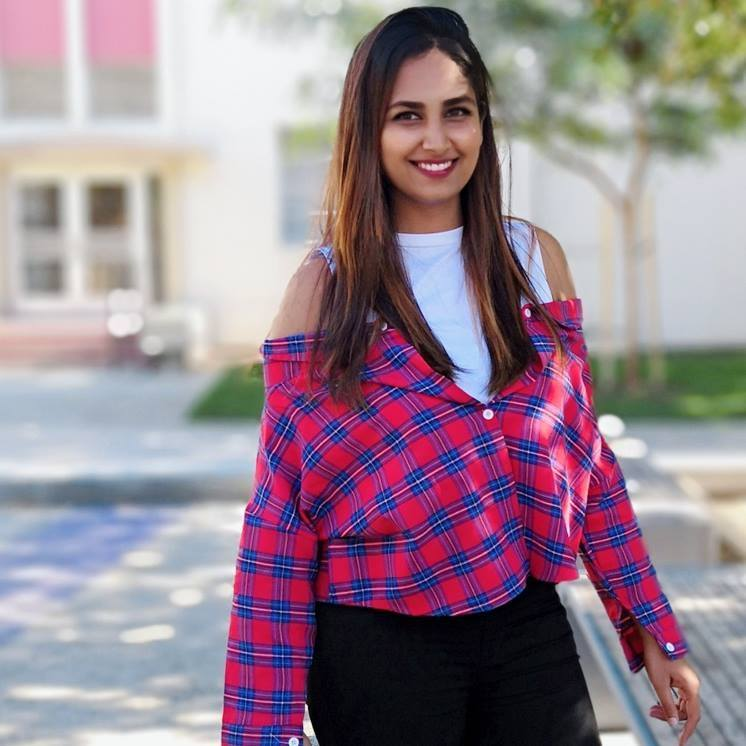
#> input picture Python Image and Video Processing - OpenCV/InputFiles/Face.jpg, 746 x 746 px
$ python FaceDetection.py
#> lines starting #> are read from the running program, lines starting #| are printed output that depends on the picture; after the words box and inside, x2 and y2 are one past the last pixel; in counts of white or black regions, pixels touching at a corner belong together
import cv2

#use the haarcascade file to detect face
face_cascade = cv2.CascadeClassifier("data/haarcascades/haarcascade_frontalface_default.xml")

#read the file
img = cv2.imread("InputFiles/Face.jpg")
#> img is the input picture: shape (746, 746, 3); mean B, G, R 144.4, 132.4, 151.9

#convert it to greyscale as that increases accuracy
gray_img = cv2.cvtColor(img,cv2.COLOR_BGR2GRAY)
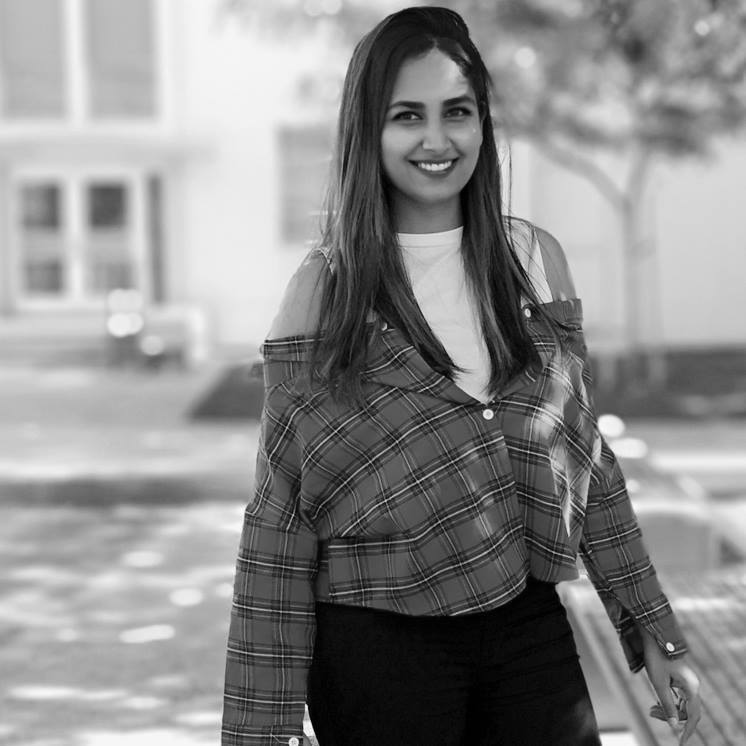
#> gray_img: shape (746, 746); min 0, max 254, mean 139.6

#scale factor of 1.05 tells python to downscale the image by 5% of the original size (in a loop) and look for bigger faces in
#the image
face = face_cascade.detectMultiScale(gray_img,scaleFactor=1.05,minNeighbors=5)
#> face = [[363, 62, 137, 137]]

for x,y,w,h in face:
    img = cv2.rectangle(img,(x,y),(x+w,y+h),(0,255,0),3)
#> this loop made 1 pass
#> pass 1, `img = cv2.rectangle(img,(x,y),(x+w,y+h),(0,255,0),3)`:
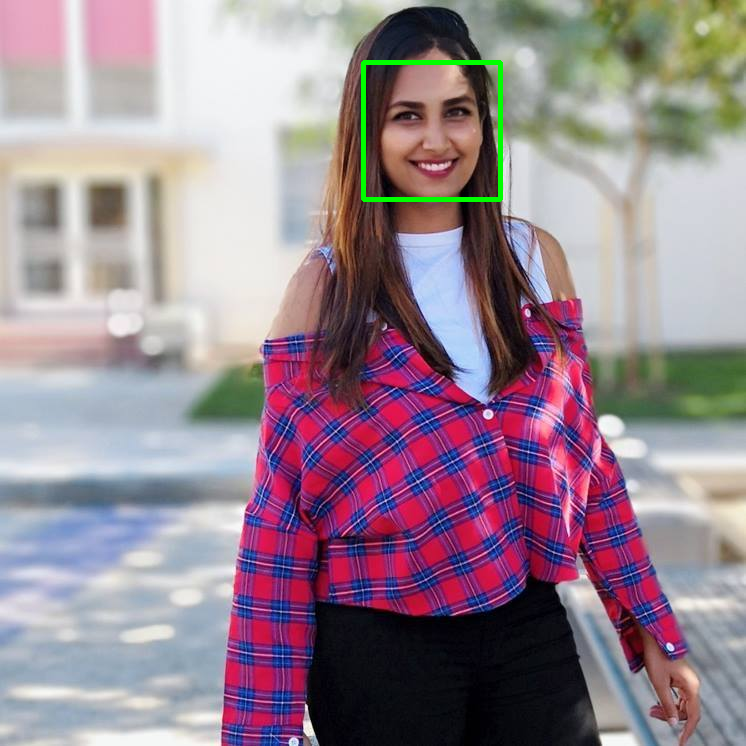
#> img: shape (746, 746, 3); 0.49% of pixels changed, all inside (x1, y1, x2, y2) = (361, 60, 503, 202)

resized_img = cv2.resize(img,(int(img.shape[1]/2),int(img.shape[0]/2)))

cv2.imshow("detected",resized_img)
cv2.waitKey(10000)
cv2.destroyAllWindows()

$ run again, with Python Image and Video Processing - OpenCV/InputFiles/Lighthouse.jpg copied over Python Image and Video Processing - OpenCV/InputFiles/Face.jpg
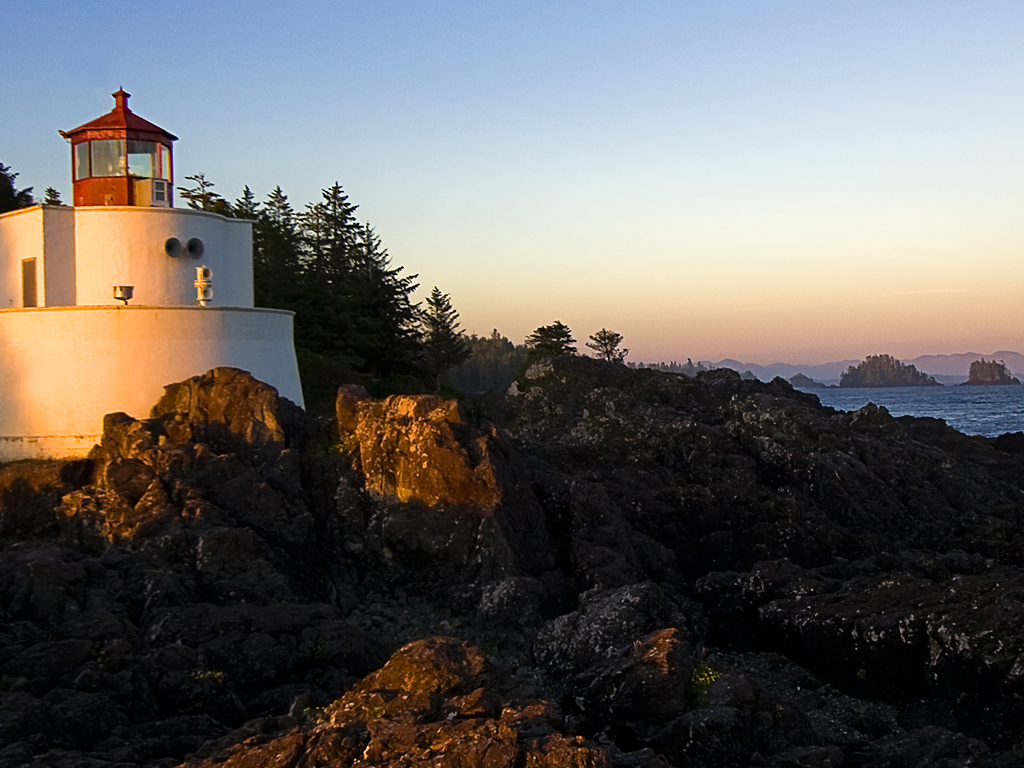
#> input picture Python Image and Video Processing - OpenCV/InputFiles/Lighthouse.jpg, 1024 x 768 px
#> img is the input picture: shape (768, 1024, 3); mean B, G, R 98.4, 100.9, 104.2
#> `gray_img = cv2.cvtColor(img,cv2.COLOR_BGR2GRAY)`:
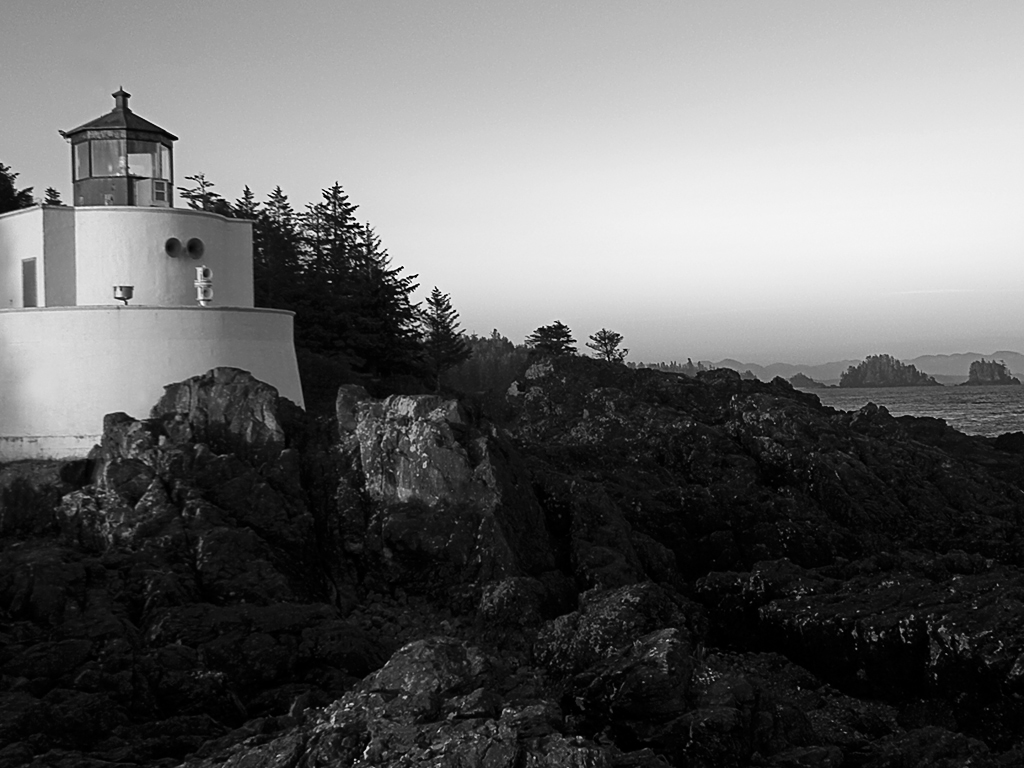
#> gray_img: shape (768, 1024); min 0, max 255, mean 101.6
#> face = [[347, 387, 84, 84]]
#> the loop `for x,y,w,h in face:` made 1 pass
#> pass 1, `img = cv2.rectangle(img,(x,y),(x+w,y+h),(0,255,0),3)`:
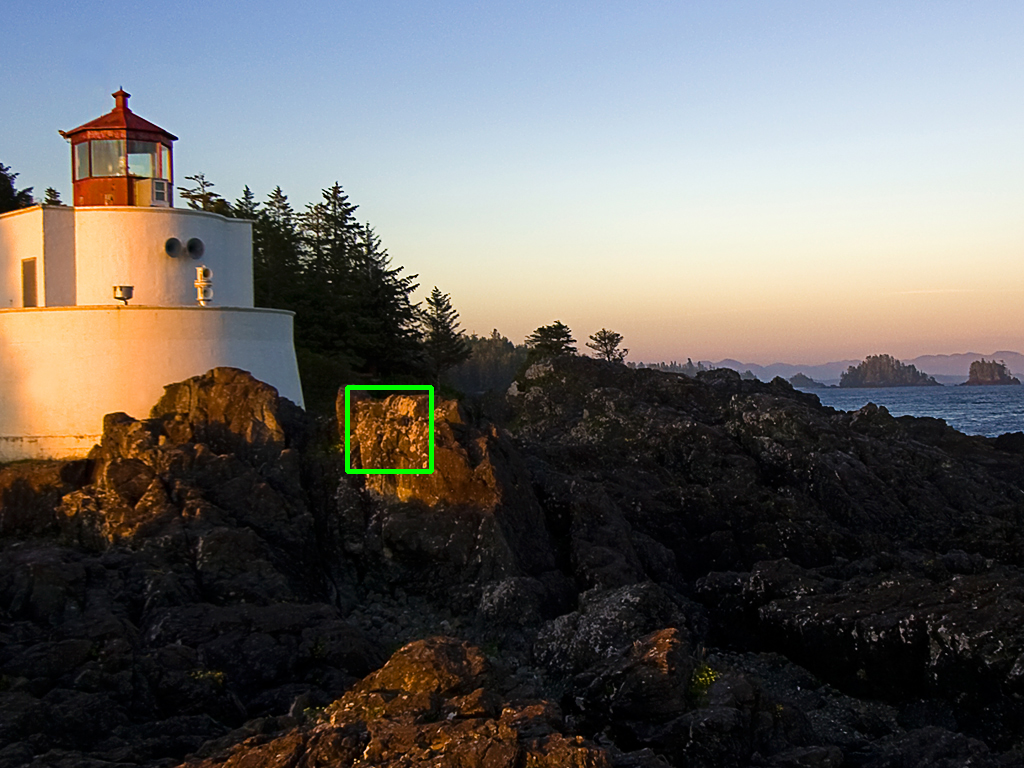
#> img: shape (768, 1024, 3); 0.21% of pixels changed, all inside (x1, y1, x2, y2) = (345, 385, 434, 474)
